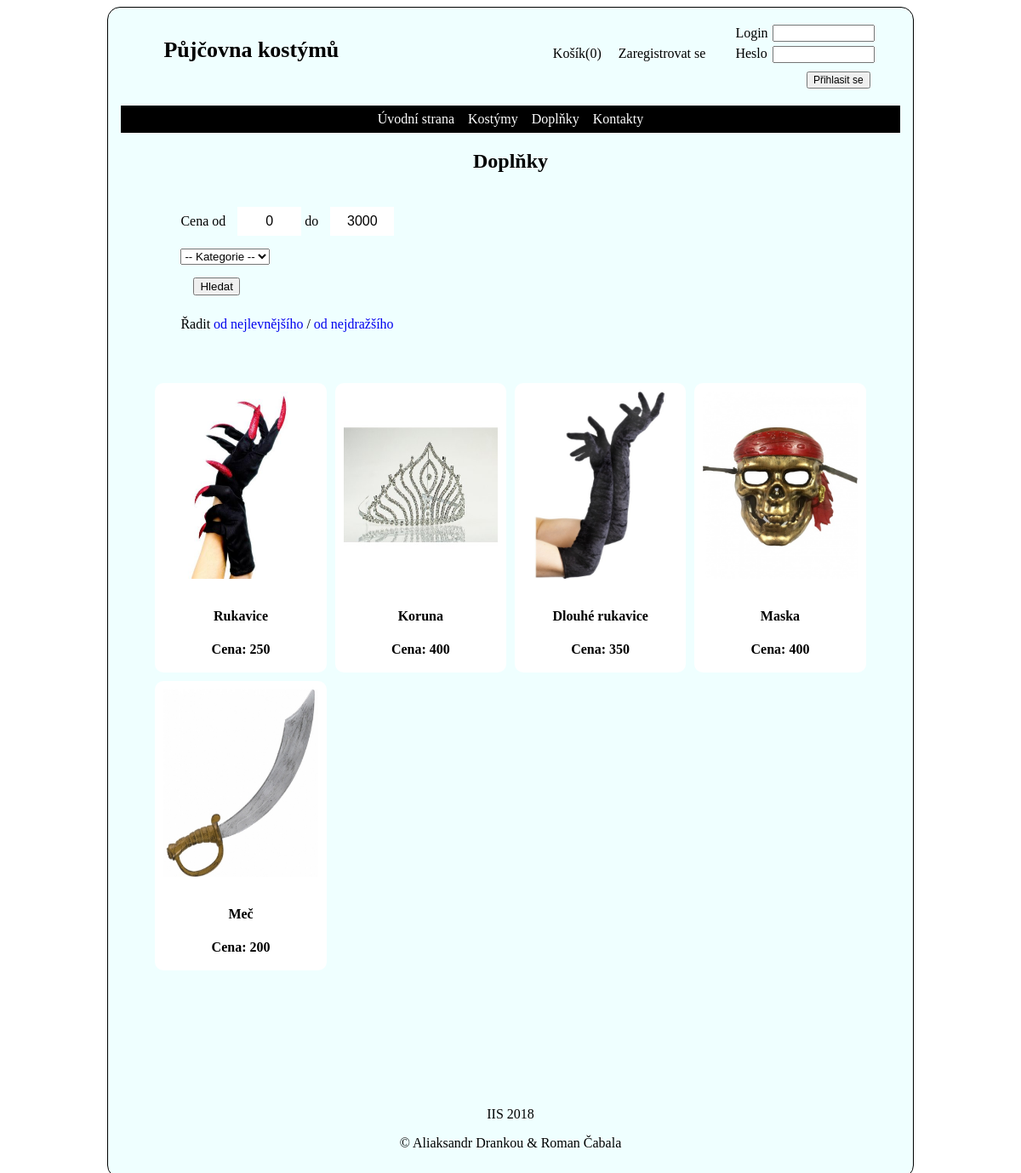
Screenshot of /accessories.php with the database file from the repository.
### tables this page shows
CREATE TABLE `DOPLNEK`(
`id` INT NOT NULL AUTO_INCREMENT,
`nazev` VARCHAR(20) NOT NULL,
`barva` VARCHAR(20),
`material` VARCHAR(20),
`cena` INT NOT NULL,
`datum_vyroby` DATE,
`spravce` INT,
`vyrobce` INT,
`kostym` INT,
`filepath` VARCHAR(50),
`pocet_kusu` INT,
PRIMARY KEY (`id`),
KEY `spravce` (`spravce`),
KEY `vyrobce` (`vyrobce`),
KEY `kostym` (`kostym`),
CONSTRAINT `FK_doplnek_kostym` FOREIGN KEY(`kostym`) REFERENCES `KOSTYM` (`id`) ON DELETE SET NULL,
CONSTRAINT `FK_doplnek_spravce` FOREIGN KEY(`spravce`) REFERENCES `ZAMESTNANEC` (`id_zamestnance`) ON DELETE SET NULL,
CONSTRAINT `FK_doplnek_vyrobce` FOREIGN KEY(`vyrobce`) REFERENCES `VYROBCE` (`id_vyrobce`)
);

### common.php (the view, shortened to what this page needs)
<?php
function make_header($title)
{
    ?>
    <!DOCTYPE html>
    <html>
    <head>
        <link rel="stylesheet" href="css/styles.css">
    </head>
    <body>
    <div class="container">
        <div class="header">
                <div class="name">
                    <a href="index.php">Půjčovna kostýmů</a>
                </div>
                <div class="logins">
                    <?php if ($_SESSION['user'] == "client" || $_SESSION['user'] == "visitor") {
                        $items_number = count($_SESSION["cart_array"]);
                        echo '<a href="cart.php">Košík('.$items_number.')</a>';
                        }
                        ?>
                    <?php if(!isset($_SESSION['login'])){ echo '<a href="registration.php">Zaregistrovat se</a>';}?>
                    <div class="login-container">
                        <?php
                            if(isset($_SESSION['login']) ) {
                                if ($_SESSION['user'] == "client"){
                                echo '  <a href="client.php"><button>Můj Účet</button></a>
                                        <form action="login.php" method="post">
                                            <input type="submit" name="logout_btn" value="Odhlasit se">';
                                } else if ($_SESSION['user'] =="admin"){
                                    echo '  <a href="admin.php"><button>Můj Účet</button></a>
                                        <form action="login.php" method="post">
                                            <input type="submit" name="logout_btn" value="Odhlasit se">';
                                }  else if ($_SESSION['user'] == "employee"){
                                    echo '  <a href="employee.php"><button>Můj Účet</button></a>
                                        <form action="login.php" method="post">
                                            <input type="submit" name="logout_btn" value="Odhlasit se">';
                                }
                            }
                            else {
                                echo '<form action="login.php" method="post">
                                        <label for="login">Login</label>
                                        <input type="text" name="login" id="login" required><br>
                                        <label for="password">Heslo</label>
                                        <input type="password" name="password" id="password" required><br>
                                        <input type="submit" name="login_btn" value="Přihlasit se">';
                            }
                        ?>
                        </form>
                    </div>
                </div>
        </div>
        <div class="nav">
            <ul>
                <li><a href="index.php">Úvodní strana</a></li>
                <li><a href="costumes.php">Kostýmy</a></li>
                <li><a href="accessories.php">Doplňky</a></li>
                <li><a href="contacts.php">Kontakty</a></li>
            </ul>
        </div>
    <?php
}
function make_footer()
{
    ?>
        <footer>
            <div class="footer">
                <p>IIS 2018</p>
                <p>&copy; Aliaksandr Drankou & Roman Čabala</p>
            </div>
        </footer>
    </div>
    </body>
    </html>
    <?php
}
function get_products($db, $sql, $product){
    $result = mysqli_query($db, $sql);
    if (mysqli_num_rows($result) > 0){
        while($row = mysqli_fetch_array($result)){
            $product_id = $row["id"];
            $product_name = $row["nazev"];
            $price = $row["cena"];
            $image = $row["filepath"];
            $color = $row["barva"];
            $manufacter = $row["vyrobce"];
            $material = $row["material"];
            $manager = $row["spravce"];
            $quantity = $row["pocet_kusu"];
            if ($product == "costumes"){
                $size = $row["velikost"];
            }else {
                $size = null;
            }
            if ($quantity > 0){
            echo '<div class="column">
                    <div class="content">
                        <form action="product.php" method="post">
                            <input type="text" name="price" value="'.$price.'" hidden>
                            <input type="text" name="color" value="'.$color.'" hidden>
                            <input type="text" name="product_name" value="'.$product_name.'" hidden>
                            <input type="text" name="product_id" value="'.$product_id.'" hidden>
                            <input type="text" name="manufacter" value="'.$manufacter.'" hidden>
                            <input type="text" name="size" value="'.$size.'" hidden>
                            <input type="text" name="manager" value="'.$manager.'" hidden>
                            <input type="text" name="material" value="'.$material.'" hidden>
                            <input type="text" name="image_src" value="'.$image.'" hidden>
                            <input type="text" name="product_type" value="'.$product.'" hidden>
                            <input type="text" name="quantity" value="'.$quantity.'" hidden>
                            <input type="image" name="image" src='.$image.'  alt="',$product_name,'">
                        </form>
                        <div class="product_info">
                            <h4>'.$product_name.'</h4>
                            <h4>Cena: '.$price.'</h4>
                        </div>
                    </div>
                  </div>';
              }
              else
              {
                continue;
              }
        }
    }else
        echo 'Sorry, no costumes available.';
}
function filterContainer($min_price, $max_price, $page){
    echo '<div class="filterContainer">
    <form class="filter-form" id="search" action="',$page,'" method="post">
        <div class="price-controls">
            Cena
            od <input name="min-price" type="text" value="',$min_price,'">
            do <input name="max-price" type="text" value="',$max_price,'">
        </div>
        <div class="select-cat">
            <select name="category" form="search">
                <option disabled selected value> -- Kategorie -- </option>
                <option value="men">Muž</option>
                <option value="women">Žena</option>
                <option value="child">Dítě</option>
            </select>
        </div>
        <input type="submit" name="search_btn" value="Hledat">
    </form>
    <div class="ordering-controls">
            <span> Řadit </span>
            <a href="'.$page.'?mode=ascending">od nejlevnějšího</a>
            <span> / </span>
            <a href="'.$page.'?mode=descending">od nejdražšího</a>
    </div>
    </div>';
}

### css/styles.css (style rules this page uses)
body { background-color: white; }
a { text-decoration: none; }
.container { width: 80%; margin: auto; background-color: #efffff; border-radius: 15px; padding: 15px; border: black solid 1px; }
.header { height: 100px; display: flex; flex-direction: row; justify-content: space-between; overflow: hidden; }
.name { margin: 20px 50px; }
.name a { color: black; font-size: 26px; font-weight: bolder; }
.logins a { float: left; display: block; margin-top: 20px; padding: 10px; color: black; }
.logins label { margin-top: 6px; margin-right: 5px; font-size: 16px; float: left; }
.logins input[type=submit] { margin-top: 10px; width: auto; }
.logins input { float: right; margin-top: 5px; font-size: 12px; width: 120px; }
.login-container { margin-left: 25px; float: right; margin-right: 30px; }
.login-container input[type=submit] { margin-right: 5px; }
.nav { display: flex; justify-content: center; background-color: black; }
ul { list-style-type: none; margin: 0; padding: 0; overflow: hidden; background-color: black; }
li { float: left; }
li a { display: block; color: white; text-align: center; padding: 7px 8px; }
footer { margin-top: 150px; text-align: center; }
* { box-sizing: border-box; }
.column { float: left; width: 25%; display: block; }
.row, .row > .column { padding: 5px; }
.content { height: 340px; background-color: white; border-radius: 10px; }
.content input[type=image] { height: 240px; width: 100%; padding: 10px; }
.filterContainer { margin-top: 20px; margin-left: 50px; width: auto; height: auto; padding: 20px; }
.product_info { text-align: center; }
.price-controls input { width:75px; padding:8px 10px; margin-left:10px; border:none; font-size:16px; text-align:center; }
.select-cat { margin-top: 15px; }
.filterContainer input[type=submit] { margin: 15px; }
.ordering-controls { margin-top: 10px; }

### rows the page displays
doplnek: nazev "Rukavice", cena "250"
doplnek: nazev "Koruna", cena "400"
doplnek: nazev "Dlouhé rukavice", cena "350"
doplnek: nazev "Maska", cena "400"
doplnek: nazev "Meč", cena "200"

### other values shown
$items_number "0"
